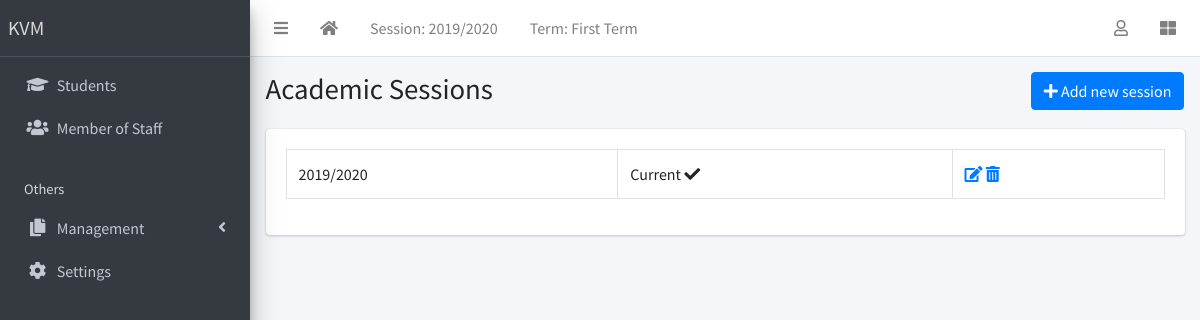
Page /sessions/ (signed in) on the committed database.
### main/models.py (models this page shows, shortened)
class AcademicSession(models.Model):
  name = models.CharField(max_length=200, unique=True)
  current = models.BooleanField(default=False, null=True)
  class Meta:
    ordering = ['-name']
  def __str__(self):
    return self.name

class AcademicTerm(models.Model):
  name = models.CharField(max_length=20, unique=True)
  current = models.BooleanField(default=False, null=True)
  class Meta:
    ordering = ['name']

class SiteConfig(models.Model):
  key = models.SlugField()
  value = models.CharField(max_length=200)

### main/views.py (the view)
# urls.py: path("sessions/", SessionListView.as_view(), name="session-list"),
class SessionListView(LoginRequiredMixin, SuccessMessageMixin, ListView):
  model = AcademicSession
  template_name = 'corecode/session_list.html'
  def get_context_data(self, **kwargs):
      context = super().get_context_data(**kwargs)
      context['form'] = AcademicSessionForm()
      return context

### main/context_processors.py (called while the page is built)
def site_defaults(request):
  current_session = AcademicSession.objects.get(current=True)
  current_term = AcademicTerm.objects.get(current=True)
  vals = SiteConfig.objects.all()
  contexts = {
      "current_session": current_session.name,
      "current_term": current_term.name
  }
  for val in vals:
    contexts[val.key] = val.value
  return contexts

### templates/corecode/session_list.html (shortened to what this page needs)
{% extends 'partial/base.html' %}
{% block title %}
Academic Sessions
{% endblock title %}
{% block breadcrumb %}
  <a class="btn btn-primary" href="#" data-toggle="modal" data-target="#modal1">
    <i class="fa fa-plus"></i>
    Add new session
  </a>
{% endblock breadcrumb %}
{% block content %}
  <div class="row">
    <div class="col-sm-12">
        <table class="table table-bordered">
          <tbody>
            {% for object in object_list %}
            <tr>
              <td>{{ object }}</td>
              <td>
                {% if object.current == True %}
                  Current <i class="fa fa-check"></i>
                {% endif %}
              </td>
              <td><a href="{% url 'main:session-update' object.id %}"><i
                    class="fa fa-edit"></i></a> <a
                  href="{% url 'main:session-delete' object.id %}"><i
                    class="fa fa-trash-alt"></i></a></td>
            </tr>
            {% endfor %}
          </tbody>
        </table>
    </div>
  </div>
{% endblock content %}

### templates/partial/base.html (shortened to what this page needs)
{% load static %}
<!DOCTYPE html>
<html lang="en">
<head>
  <link rel="stylesheet" href="{% static 'plugins/fontawesome-free/css/all.min.css' %}">
  <link rel="stylesheet" href="{% static 'plugins/toastr/toastr.min.css' %}">
  <link rel="stylesheet"
    href="{% static 'plugins/overlayScrollbars/css/OverlayScrollbars.min.css' %}">
  <link rel="stylesheet" href="{% static 'plugins/Datatables/datatables.min.css' %}" />
  <link rel="stylesheet" href="{% static 'dist/css/adminlte.min.css' %}">
</head>
<body
  class="hold-transition sidebar-mini layout-fixed layout-navbar-fixed layout-footer-fixed">
  <div class="wrapper">
    <nav class="main-header navbar navbar-expand navbar-white navbar-light">
      <ul class="navbar-nav">
        <li class="nav-item">
          <a class="nav-link" data-widget="pushmenu" href="#" role="button"><i
              class="fas fa-bars"></i></a>
        </li>
        <li class="nav-item d-none d-sm-inline-block">
          <a href="{% url 'main:home' %} " class="nav-link"><i class="fa fa-home"></i></a>
        </li>
        <li class="nav-item d-none d-sm-inline-block">
          <a href="{% url 'main:session-list' %}" class="nav-link">Session: {{ current_session }}</a>
        </li>
        <li class="nav-item d-none d-sm-inline-block">
          <a href="{% url 'main:session-list' %}" class="nav-link">Term: {{ current_term }}</a>
        </li>
      </ul>
      <ul class="navbar-nav ml-auto">
        <li class="nav-item dropdown">
          <a class="nav-link" data-toggle="dropdown" href="#">
            <i class="far fa-user"></i>
          </a>
        </li>
        <li class="nav-item">
          <a class="nav-link" data-widget="control-sidebar" data-slide="true"
            href="#" role="button"><i class="fas fa-th-large"></i></a>
        </li>
      </ul>
    </nav>
    <aside class="main-sidebar sidebar-dark-primary elevation-4">
      <a href="{% url 'main:home' %}" class="brand-link">{{ school_name | default:"MySchool" }}</a>
      <div class="sidebar">
        <nav class="mt-2">
          <ul class="nav nav-pills nav-sidebar flex-column"
            data-widget="treeview" role="menu" data-accordion="false">
            <li class="nav-item">
              <a href="{% url 'main:student-list' %}" class="nav-link">
                <i class="nav-icon fas fa-graduation-cap"></i>
                <p>
                  Students
                </p>
              </a>
            </li>
            <li class="nav-item">
              <a href="{% url 'main:teacher-list' %}" class="nav-link">
                <i class="nav-icon fas fa-users"></i>
                <p>
                  Member of Staff
                </p>
              </a>
            </li>
            <li class="nav-header">Others</li>
            <li class="nav-item has-treeview">
              <a href="#" class="nav-link">
                <i class="nav-icon fas fa-copy"></i>
                <p>
                  Management
                  <i class="fas fa-angle-left right"></i>
                </p>
              </a>
            </li>
            <li class="nav-item">
              <a href="{% url 'main:configs' %}" class="nav-link">
                <i class="nav-icon fas fa-cog"></i>
                <p>
                  Settings
                </p>
              </a>
            </li>
          </ul>
        </nav>
      </div>
    </aside>
    <div class="content-wrapper">
      <section class="content-header">
        <div class="container-fluid">
          <div class="row mb-1">
            <div class="col-sm-8">
              <h1>{% block title %}{% endblock title %}</h1>
            </div>
            <div class="col-sm-4">
              <ol class="breadcrumb float-sm-right">
                <li class="breadcrumb-item">{% block breadcrumb %}{% endblock breadcrumb %}</li>
              </ol>
            </div>
          </div>
        </div>
      </section>
      <section class="content">
        <div class="container-fluid">
          <div class="row">
            <div class="col-md-12">
              {% block fullcard %}
              <div class="card">
                <div class="card-body">
                  <div class="row">
                    <div class="col">
                      {% block content %}
                      {% endblock content %}
                    </div>
                  </div>
                </div>
              </div>
              {% endblock fullcard %}
            </div>
          </div>
        </div>
      </section>
    </div>
  </div>
</body>
</html>

### rows in the picture
AcademicSession: name "2019/2020", current "Current"
AcademicTerm: name "First Term"
SiteConfig: value "KVM"
